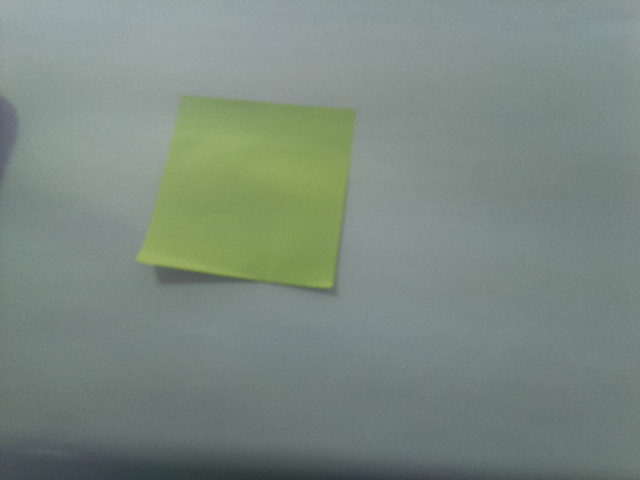
#> input picture Figures/GreenColor.jpg, 640 x 480 px
$ python PlotHSVHistrogram.py
#> lines starting #> are read from the running program, lines starting #| are printed output that depends on the picture
import cv2
import numpy as np
import cv2 as cv
from matplotlib import pyplot as plt

image = cv.imread("Figures/GreenColor.jpg")
#> image is the input picture: shape (480, 640, 3); mean B, G, R 128.1, 137, 123.2

imageHSV = cv.cvtColor(image,cv.COLOR_BGR2HSV)
#> imageHSV: shape (480, 640, 3); mean H, S, V 79.7, 33.4, 137.2
cv.imshow("Original HSV",imageHSV)
(Hue, Sat, Val) = cv.split(imageHSV)
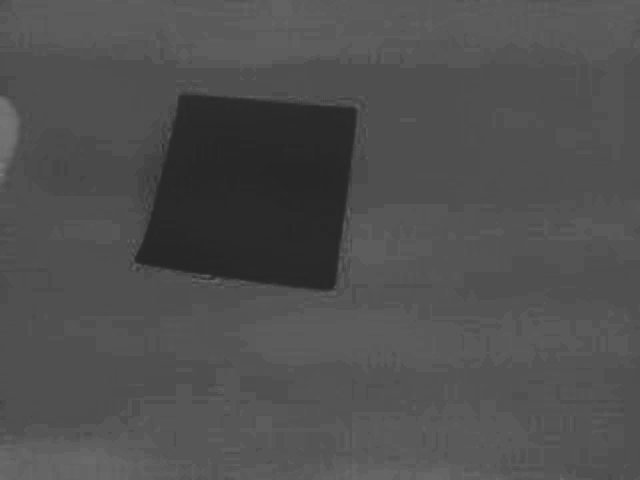
#> Hue: shape (480, 640); min 38, max 120, mean 79.7
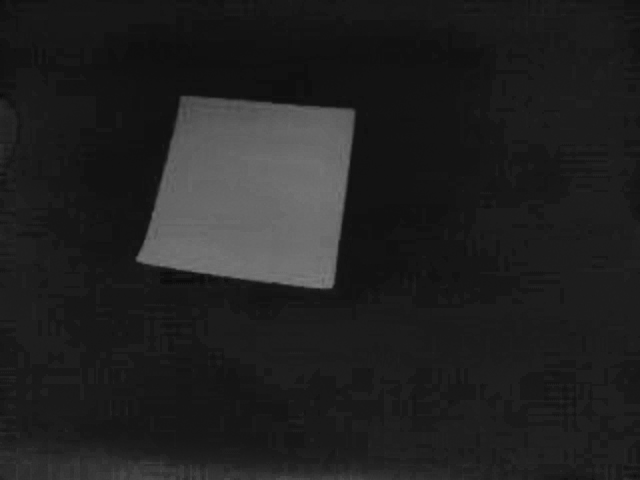
#> Sat: shape (480, 640); min 10, max 125, mean 33.4
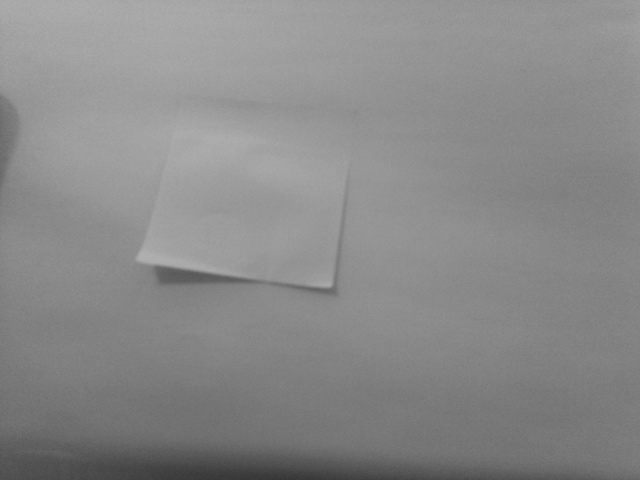
#> Val: shape (480, 640); min 51, max 176, mean 137.2
cv.imshow("Hue space",Hue)
histHue = cv.calcHist(Hue,[0],None, [255],[0,255])
#> histHue = 255 values, max 297 at index 90, min 0 at index 0, mean 2.51
histSat = cv.calcHist(Sat,[0],None, [255],[0,255])
#> histSat = 255 values, max 146 at index 24, min 0 at index 0, mean 2.51
histVal = cv.calcHist(Val,[0],None, [255],[0,255])
#> histVal = 255 values, max 40 at index 169, min 0 at index 0, mean 2.51
plt.figure()
plt.title("Hue,Sat,Val")
plt.xlabel("Bins")
plt.ylabel("# of Pixels")
plt.plot(histHue,'b')
plt.plot(histSat,'r')
plt.plot(histVal,'g')
plt.legend(('Hue','Sat','Val'))
plt.xlim([0,255])
plt.show()
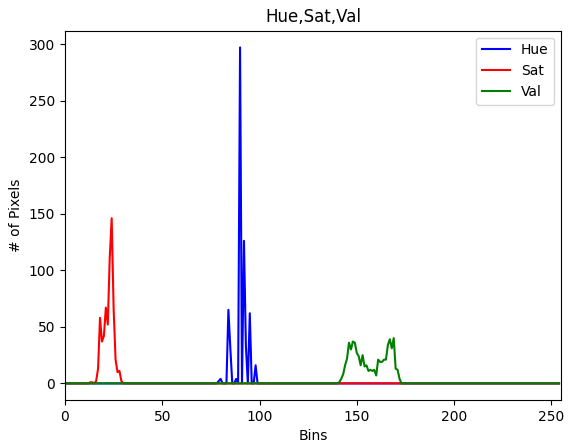
#> figure drawn by matplotlib, 1 panel; curve peaks at x = 90, y = 297; curve peaks at x = 24, y = 146; curve peaks at x = 169, y = 40

cv2.waitKey(0)
cv.destroyAllWindows()

$ run again, with Figures/BlueColor.jpg copied over Figures/GreenColor.jpg
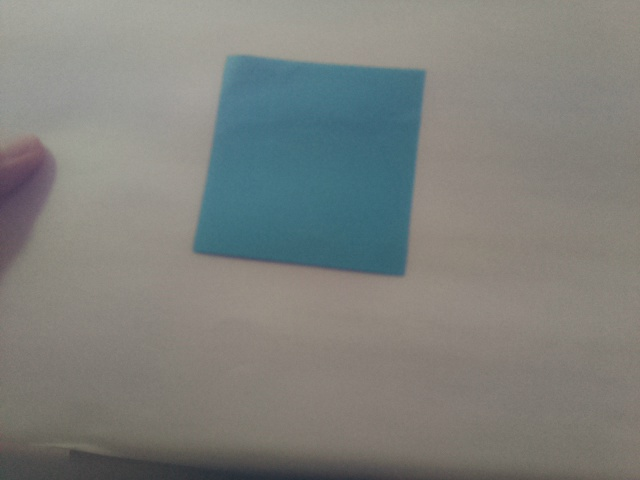
#> input picture Figures/BlueColor.jpg, 640 x 480 px
#> image is the input picture: shape (480, 640, 3); mean B, G, R 124.3, 128.4, 126.7
#> imageHSV: shape (480, 640, 3); mean H, S, V 34.2, 36.5, 134.8
#> `(Hue, Sat, Val) = cv.split(imageHSV)`:
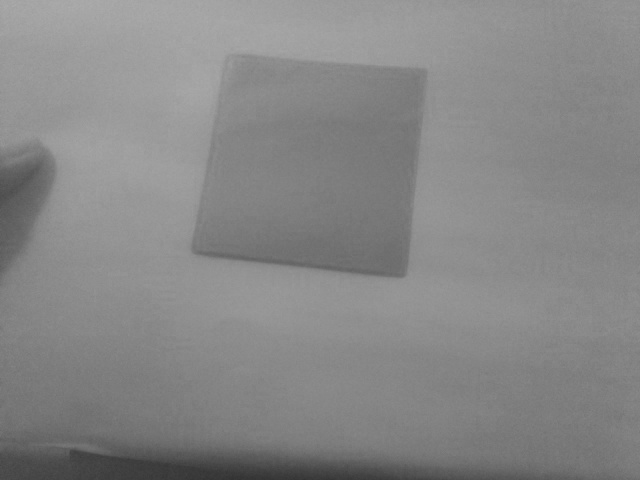
#> Val: shape (480, 640); min 50, max 173, mean 134.8
#> histHue = 255 values, max 292 at index 30, min 0 at index 0, mean 2.51
#> histSat = 255 values, max 166 at index 13, min 0 at index 0, mean 2.51
#> histVal = 255 values, max 44 at index 165, min 0 at index 0, mean 2.51
#> `plt.show()`:
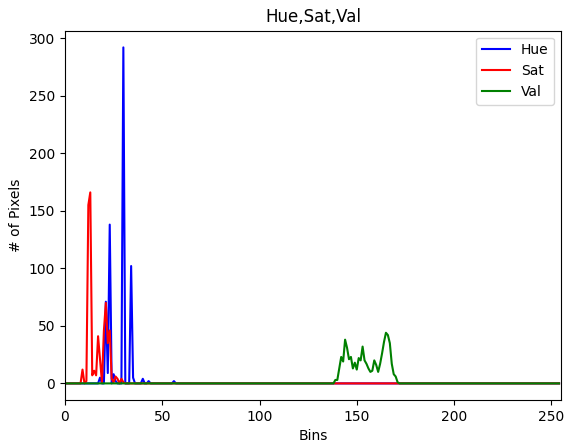
#> figure drawn by matplotlib, 1 panel; curve peaks at x = 30, y = 292; curve peaks at x = 13, y = 166; curve peaks at x = 165, y = 44
